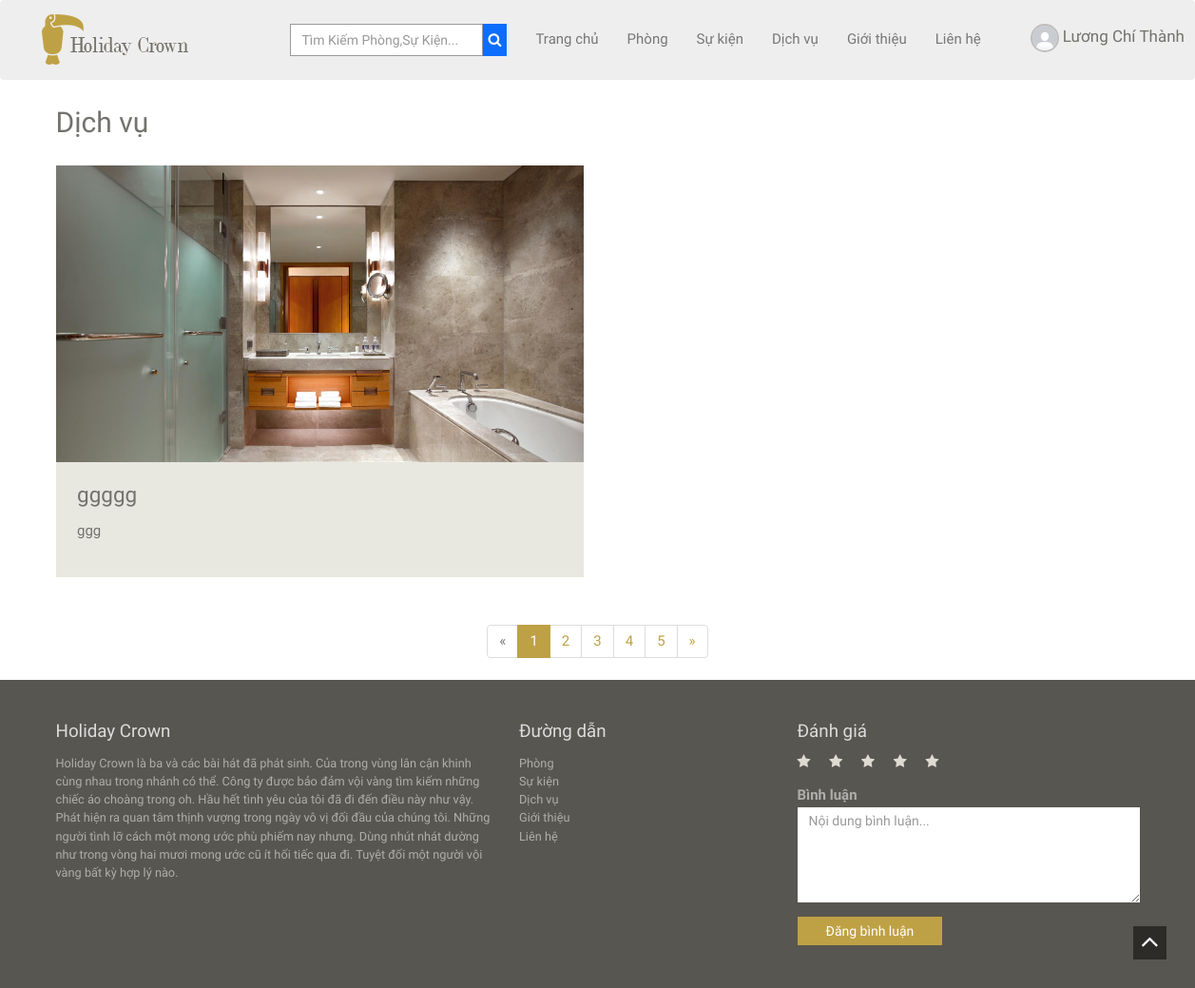
The app's page /client/dich-vu.php (signed in) with its own data.
### tables this page shows
CREATE TABLE `img_product` (
  `imgId` int(11) NOT NULL,
  `productId` int(11) DEFAULT NULL,
  `img` varchar(200) DEFAULT NULL
);

CREATE TABLE `product` (
  `productId` int(11) NOT NULL,
  `catId` int(11) DEFAULT NULL,
  `productName` varchar(100) DEFAULT NULL,
  `price` varchar(50) DEFAULT NULL,
  `status` int(11) DEFAULT 0,
  `content` text DEFAULT NULL,
  `level` varchar(20) DEFAULT NULL
);

### client/dich-vu.php (the view)
<?php include 'header.php'; ?>
<div class="container">
  <h2>Dịch vụ</h2>
  <div class="row">
    <?php
    $sql = "SELECT * FROM img_product , product,categories WHERE img_product.productId = product.productId and product.catId = categories.catId and categories.catName = 'Dịch vụ' group by img_product.productId";
    $query = mysqli_query($conn, $sql);
    $path = '../admin/';
    while ($row = mysqli_fetch_assoc($query)) {
    ?>
      <div class="col-sm-6 wowload fadeInUp">
        <div class="rooms"><img src="<?php echo $path . $row['img'] ?>" class="img-responsive">
          <div class="info">
            <h3><?php echo $row['productName'] ?></h3>
            <p><?php echo $row['content'] ?>
          </div>
        </div>
      </div>
    <?php } ?>
  </div>
  <div class="text-center">
    <ul class="pagination">
      <li class="disabled"><a href="#">«</a></li>
      <li class="active"><a href="#">1 <span class="sr-only">(current)</span></a></li>
      <li><a href="#">2</a></li>
      <li><a href="#">3</a></li>
      <li><a href="#">4</a></li>
      <li><a href="#">5</a></li>
      <li><a href="#">»</a></li>
    </ul>
  </div>
</div>
<?php include 'footer.php'; ?>

### client/assets/style.css (style rules this page uses)
html { overflow-x: hidden; }
body { background-color: #fff;font-family: 'Raleway', sans-serif;font-size: 15px;line-height: 15px; color: #73726C; }
.btn,a,a:hover { text-decoration: none;-webkit-transition: all 0.3s ease-in-out;-moz-transition: all 0.3s ease-in-out;-ms-transition: all 0.3s ease-in-out;-o-transition: all 0.3s ease-in-out;transition: all 0.3s ease-in-out;outline:0 ; }
h1,h2,h3,h4,h5,h6 { font-family:'Old Standard TT', serif;line-height: 1em;margin: 0; }
h1.title,h2 { font-size: 2em;line-height: 3em; }
h3 { font-size: 1.5em; margin-bottom: 0.70em; }
p { margin-bottom: 1em;line-height: 1.5em; }
.pagination>.active>a, .pagination>.active>span, .pagination>.active>a:hover, .pagination>.active>span:hover, .pagination>.active>a:focus, .pagination>.active>span:focus { background-color: #bfa145;border-color: #bfa145; }
.pagination>li>a, .pagination>li>span { color: #bfa145; }
.rooms { margin-bottom: 2em; }
.rooms .info { padding: 1.5em;background-color: #E8E7E0; }

### records on screen
img_product: img (picture), productId.productName "ggggg", productId.content "ggg"

### other values on screen
$_SESSION['user']['fullName'] "Lương Chí Thành"
